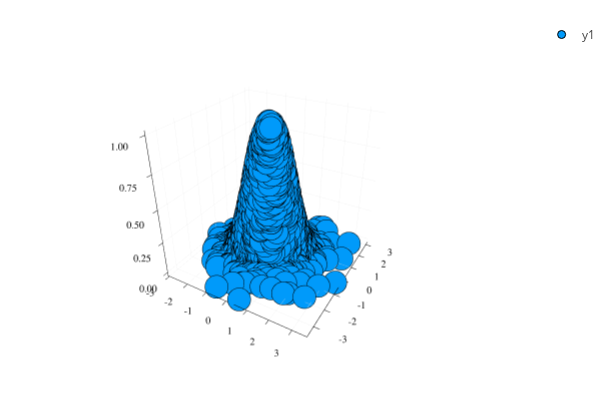

The cell this chart's notebook holds for it:
### Code cell
using Plots
plotlyjs()
n = 1024
X = randn(n)
Y = randn(n)
scatter(X, Y, exp.(-(X.^2+Y.^2)))

### Figure 1 — Plotly figure (JSON) as saved in the notebook; plotly's stock layout.template omitted (floating-point values rounded to 4 significant figures; data arrays with more than 128 entries replaced by an {"elided": "..."} marker saying what was removed)
{"data": [{"colorbar": {"title": ""}, "legendgroup": "y1", "marker": {"color": "rgba(0, 154, 250, 1.000)", "line": {"color": "rgba(0, 0, 0, 1.000)", "width": 1}, "size": 8, "symbol": "circle"}, "mode": "markers", "name": "y1", "scene": "scene", "showlegend": true, "type": "scatter3d", "x": {"elided": "1024 float values"}, "xaxis": "x", "y": {"elided": "1024 float values"}, "yaxis": "y", "z": {"elided": "1024 float values"}, "zaxis": "z", "zmax": null, "zmin": null}], "layout": {"annotations": [], "height": 400, "legend_position": {"bgcolor": "rgba(255, 255, 255, 1.000)", "bordercolor": "rgba(0, 0, 0, 1.000)", "borderwidth": 1, "font": {"color": "rgba(0, 0, 0, 1.000)", "family": "sans-serif", "size": 11}, "title": {"font": {"color": "rgba(0, 0, 0, 1.000)", "family": "sans-serif", "size": 15}, "text": ""}, "tracegroupgap": 0, "traceorder": "normal", "x": 1, "xanchor": "auto", "y": 1, "yanchor": "auto"}, "margin": {"b": 20, "l": 0, "r": 0, "t": 20}, "paper_bgcolor": "rgba(255, 255, 255, 1.000)", "plot_bgcolor": "rgba(255, 255, 255, 1.000)", "scene": {"camera": {"eye": {"x": 1.126, "y": -1.95, "z": 1.3}}, "domain": {"x": [0.03619, 0.9934], "y": [0.03762, 0.9902]}, "xaxis": {"gridcolor": "rgba(0, 0, 0, 0.100)", "gridwidth": 0.5, "linecolor": "rgba(0, 0, 0, 1.000)", "mirror": false, "range": [-3.075, 3.621], "showgrid": true, "showline": true, "showticklabels": true, "tickangle": 0, "tickcolor": "rgb(0, 0, 0)", "tickfont": {"color": "rgba(0, 0, 0, 1.000)", "family": "sans-serif", "size": 11}, "tickmode": "array", "ticks": "inside", "ticktext": ["-3", "-2", "-1", "0", "1", "2", "3"], "tickvals": [-3, -2, -1, 0, 1, 2, 3], "title": "", "titlefont": {"color": "rgba(0, 0, 0, 1.000)", "family": "sans-serif", "size": 15}, "type": "-", "visible": true, "zeroline": false, "zerolinecolor": "rgba(0, 0, 0, 1.000)"}, "yaxis": {"gridcolor": "rgba(0, 0, 0, 0.100)", "gridwidth": 0.5, "linecolor": "rgba(0, 0, 0, 1.000)", "mirror": false, "range": [-3.569, 3.248], "showgrid": true, "showline": true, "showticklabels": true, "tickangle": 0, "tickcolor": "rgb(0, 0, 0)", "tickfont": {"color": "rgba(0, 0, 0, 1.000)", "family": "sans-serif", "size": 11}, "tickmode": "array", "ticks": "inside", "ticktext": ["-3", "-2", "-1", "0", "1", "2", "3"], "tickvals": [-3, -2, -1, 0, 1, 2, 3], "title": "", "titlefont": {"color": "rgba(0, 0, 0, 1.000)", "family": "sans-serif", "size": 15}, "type": "-", "visible": true, "zeroline": false, "zerolinecolor": "rgba(0, 0, 0, 1.000)"}, "zaxis": {"gridcolor": "rgba(0, 0, 0, 0.100)", "gridwidth": 0.5, "linecolor": "rgba(0, 0, 0, 1.000)", "mirror": false, "range": [-0.02995, 1.028], "showgrid": true, "showline": true, "showticklabels": true, "tickangle": 0, "tickcolor": "rgb(0, 0, 0)", "tickfont": {"color": "rgba(0, 0, 0, 1.000)", "family": "sans-serif", "size": 11}, "tickmode": "array", "ticks": "inside", "ticktext": ["0.00", "0.25", "0.50", "0.75", "1.00"], "tickvals": [0, 0.25, 0.5, 0.75, 1], "title": "", "titlefont": {"color": "rgba(0, 0, 0, 1.000)", "family": "sans-serif", "size": 15}, "type": "-", "visible": true, "zeroline": false, "zerolinecolor": "rgba(0, 0, 0, 1.000)"}}, "showlegend": true, "width": 600}}
